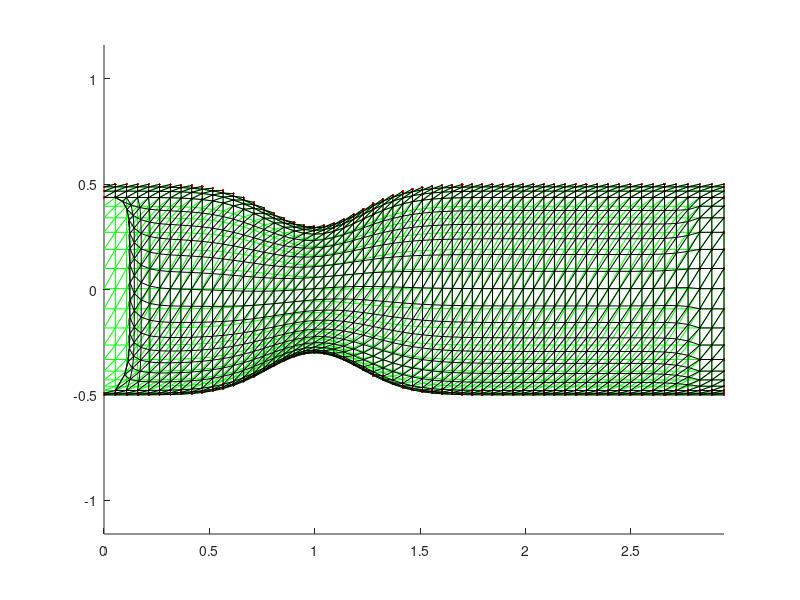

The MATLAB source for this figure:
function vyhlad_sit
load geometrie

PX = geometrie{1};
PY = geometrie{2};
QP = geometrie{3};
QQ = geometrie{4};

figure
hold on
triplot(QP+1,PX,PY,'g')
axis equal

np = length(PX);
nt = length(QQ);
B = zeros(np,1);
j_plus = [2 3 1];
for i = 1:nt
    for j = 1:3
        jp = j_plus(j);
        if(QQ(i,j) < 0)
            B(QP(i,j)+1) = 1;
            B(QP(i,jp)+1) = 1;
        end
    end
end
for op = 1:2
    B1 = B;
    for i = 1:nt
        for j = 1:3
            jp = j_plus(j);
            if(B1(QP(i,j)+1) == 1 || B1(QP(i,jp)+1) == 1)
                B(QP(i,j)+1) = 1;
                B(QP(i,jp)+1) = 1;
            end
        end
    end
end
plot(PX(B==1),PY(B==1),'.r')

Ih = zeros(nt*3,1);
Jh = zeros(nt*3,1);
Hh = zeros(nt*3,1);
poc = zeros(np);
for i = 1:nt
    for j = 1:3
        jp = j_plus(j);
        poc(QP(i,jp)+1) = poc(QP(i,jp)+1) + 1;
    end
end
s = 1;
for i = 1:nt
    for j = 1:3
        jp = j_plus(j);
        Ih(s) = QP(i,jp) + 1;
        Jh(s) = QP(i,j) + 1;
        Hh(s) = 1/poc(QP(i,jp) + 1);
        s = s + 1;
    end
end
L = sparse(Ih,Jh,Hh,np,np);

I = 1:np;
I = I(B == 0);
for it = 1:10
    PXn = L*PX;
    PYn = L*PY;
    PX(I) = PXn(I);
    PY(I) = PYn(I);
end

triplot(QP+1,PX,PY,'k')
axis equal


% geometrie{1} = PX;
% geometrie{2} = PY;
% save 'geometrie' geometrie;